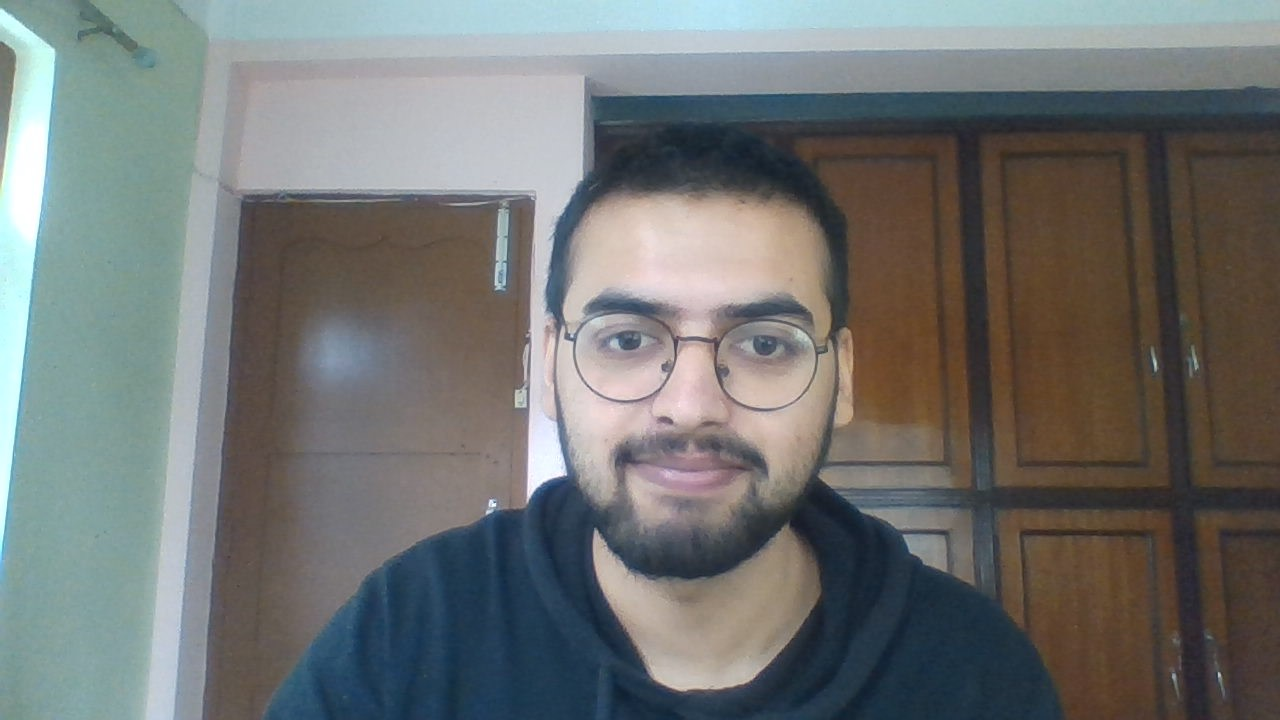
#> input picture me.jpg, 1280 x 720 px
$ python mosaic_multiThreaded.py
#> lines starting #> are read from the running program, lines starting #| are printed output that depends on the picture
import cv2
import numpy as np
import os
import glob2
import tqdm
import argparse
import time
from concurrent.futures import ThreadPoolExecutor, ProcessPoolExecutor

import sys

WEIGHT = 0.8


ap = argparse.ArgumentParser(description="Create Image Mosaic")
ap.add_argument("-i", "--image", default="me.jpg",
                help="Path to the content image")
ap.add_argument("-v", "--video", action='store_true',
                help="Add this flag if you are working with video")
ap.add_argument("-d", "--datasets", default="images",
                help="Path to the images datasets")
ap.add_argument("-r", "--division", default=32, type=int,
                help="Divides the image n division. Default is 32. Higher value leads to better mosaic but it takes more time. ")
ap.add_argument("-s", "--size", nargs='+', default=None, type=int,
                help="Output size of the image")
ap.add_argument('-o', '--output', default="output_multi.jpg",
                help="Path to save the image with filename. Change this if working with video ")
args = vars(ap.parse_args())


class Mosaic:
    def __init__(self, contentPath, dataPath='images', division=32, contentSize=None,content=None):
        '''Create photo mosaic with content image'''
        self.contentPath = contentPath
        self.imagesPath = dataPath
        self.content = content
        self.H = None
        self.W = None
        self.C = None
        self.colors = {}
        self.division = division
        self.contentSize = contentSize
        self.loadContent()
        self.initDatasets()

    # [8 lines left out: function _process_img, not called in this run]

    def initDatasets(self):
        '''Load the datasets/images and set their RGB values in colors dictionary '''
        types = ('*.png', '*.jpg', '*.jpeg')  # the tuple of file types
        images = []
        for files in types:
            images.extend(glob2.glob(self.imagesPath+'/'+files))
        print("Loading Images dataset")
        start = time.time()

        if(len(self.colors) == 0):
            with ThreadPoolExecutor() as executer:
                executer.map(self._process_img, tqdm.tqdm(images))

        print('Loading Images dataset.... Done')
        print("Total ", time.time()-start, 'secs')

    # [5 lines left out: function loadAndResize, not called in this run]

    def loadContent(self):
        '''Load and resize content Image'''
        if self.contentPath is None and self.content is None:
            return None
        if self.contentPath:
            self.content = cv2.imread(self.contentPath)
#> self.content is the input picture: shape (720, 1280, 3); mean B, G, R 114.3, 115.6, 113

        if self.contentSize is not None:
            self.content = cv2.resize(self.content, self.contentSize)
        self.H, self.W, self.C = self.content.shape
#> self.H = 720; self.W = 1280; self.C = 3
        print(self.H,self.C)
#| 720 3
        return self.content

    def _replaceTile(self, col):
        row = self.row
        roi = self.content[row:row + self.pixelHeight, col:col+self.pixelWidth]

        mean = np.mean(roi, axis=(0, 1))
        mean = np.asarray(mean, dtype=np.float32)/255.0
        dynamicAverage = np.mean(mean*255.0).astype(np.uint8)

        minDistance = 10
        fileName = ''

        if(dynamicAverage in self.dynamicMean.keys()):
            fileName = self.dynamicMean[dynamicAverage]
            minImage = self.loadAndResize(
                os.path.join(self.imagesPath, fileName), (roi.shape[1], roi.shape[0]))
            self.content[row:row + self.pixelHeight,
                        col:col+self.pixelWidth] = cv2.addWeighted(minImage, WEIGHT, roi, (1-WEIGHT), 0)
            return

        for name, value in self.colors.items():
            value = value / 255.0
            dist = np.linalg.norm(
                mean-value)

            if(dist < minDistance):
                fileName = name
                minDistance = dist

        if(fileName != ''):
            self.dynamicMean[dynamicAverage] = fileName

            minImage = self.loadAndResize(
                os.path.join(self.imagesPath, fileName), (roi.shape[1], roi.shape[0]))
            self.content[row:row + self.pixelHeight,
                        col: col+self.pixelWidth] = cv2.addWeighted(minImage, WEIGHT, roi, (1-WEIGHT), 0)

    def mosaicify(self):
        self.pixelHeight, self.pixelWidth = self.H//self.division, self.W//self.division
#> self.pixelHeight = 22; self.pixelWidth = 40

        print("Creating Mosaics.. This may take a while")
        self.dynamicMean = {}
        start = time.time()
        for row in tqdm.tqdm(range(0, self.H, self.pixelHeight)):
            cols = range(0, self.W, self.pixelWidth)
            with ThreadPoolExecutor() as executer:
                self.row = row
                executer.map(self._replaceTile, cols)
#> this loop made 33 passes
#> pass 1, in _replaceTile, `roi = self.content[row:row + self.pixelHeight, col:col+self.pixelWidth]`:
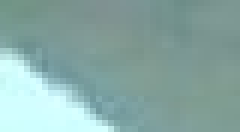
#> roi: shape (22, 40, 3) (shown 6 times larger); mean B, G, R 165.8, 169.9, 137.3
#> pass 1, in _replaceTile (call 2), `roi = self.content[row:row + self.pixelHeight, col:col+self.pixelWidth]`:
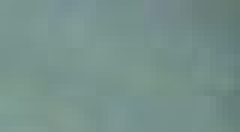
#> roi: shape (22, 40, 3) (shown 6 times larger); mean B, G, R 139.2, 144.8, 118.4
#> pass 1, in _replaceTile (call 3), `roi = self.content[row:row + self.pixelHeight, col:col+self.pixelWidth]`:
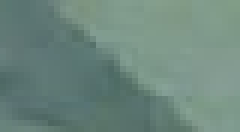
#> roi: shape (22, 40, 3) (shown 6 times larger); mean B, G, R 125.6, 135, 108.8
#> pass 1, in _replaceTile (call 4), `roi = self.content[row:row + self.pixelHeight, col:col+self.pixelWidth]`:
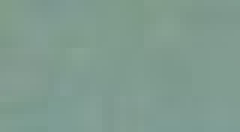
#> roi: shape (22, 40, 3) (shown 6 times larger); mean B, G, R 143.9, 155.6, 128.3

        print("Mosaic Creating Complete... Saving image")
        cv2.imwrite(args['output'], self.content)
        print("Image Saved..." + args['output'])
        print("Total Time taken : ", time.time()-start, 'secs')
        return self.content

class VideoMosaic(Mosaic):
    # [39 lines left out: functions __init__, mosaicify, not called in this run]


if __name__ == '__main__':

    if not args['video']:
        mosaic = Mosaic(args['image'], args['datasets'],
                        division=args['division'], contentSize=None if args['size'] is None else tuple(args['size']))

        mosaic.mosaicify()

        cv2.imshow('Output', mosaic.content)
        cv2.waitKey(0)
        cv2.destroyAllWindows()
    else:
        video_mosaic = VideoMosaic(args['image'], args['datasets'],
                    division=args['division'], contentSize=None if args['size'] is None else tuple(args['size']))
        video_mosaic.mosaicify()
